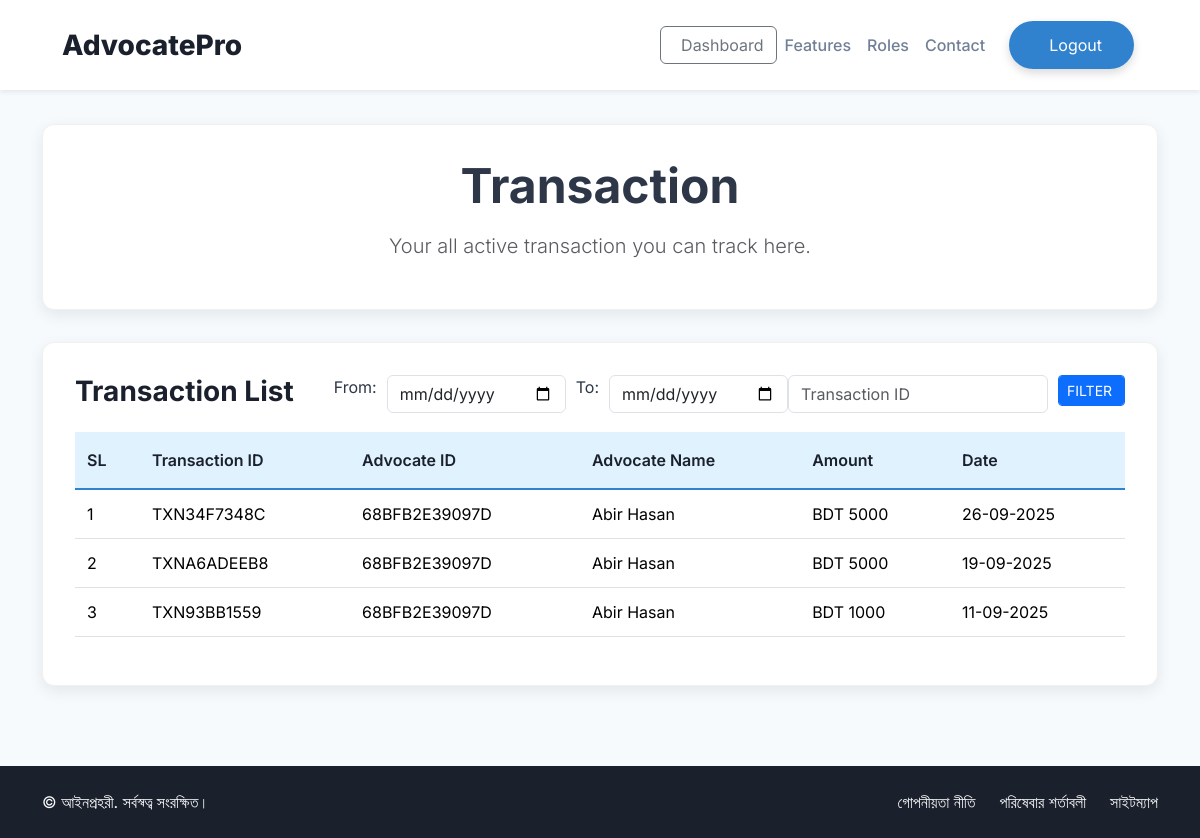
The app's page /citizen/citizen_transaction.php (signed in) with its own data.
### tables this page shows
CREATE TABLE `transaction` (
  `id` int NOT NULL,
  `client_id` int NOT NULL,
  `advocate_id` int NOT NULL,
  `paid_fees` int NOT NULL,
  `transaction_code` varchar(255) NOT NULL,
  `date` varchar(255) NOT NULL
);

CREATE TABLE `users` (
  `id` int NOT NULL,
  `unique_code` varchar(1000) NOT NULL,
  `name` varchar(500) NOT NULL,
  `email` varchar(255) NOT NULL,
  `phone` varchar(255) NOT NULL,
  `password` varchar(255) NOT NULL,
  `role` varchar(255) NOT NULL
);

### citizen/citizen_transaction.php (the view, shortened to what this page needs)
<!DOCTYPE html>
<html lang="en">
<head>
    <link href="https://cdn.jsdelivr.net/npm/bootstrap@5.3.3/dist/css/bootstrap.min.css" rel="stylesheet">
</head>
<body>
<?php include 'operation/navbar.php'; ?>
<section class="page-container">
    <div class="container">
        <div class="content-card text-center">
            <h1 class="display-5 fw-bold mb-3" id="page-heading">Transaction</h1>
            <p class="lead text-muted" id="page-tagline">Your all active transaction you can track here.</p>
        </div>
        <div class="content-card">
            <div class="d-flex justify-content-between">
                <div>
                    <h3 class="section-header" id="cases-table-heading">Transaction List</h3>
                </div>
                <div>
                    <form action="<?php $_SERVER['PHP_SELF']; ?>" method="post" >
                        <div class="d-flex">
                            <label>From: </label>
                            <div class="mb-3">
                                <input style="margin-left: 10px;" type="date" class="form-control" name="fdate">
                            </div>
                            <label style="margin-left: 20px;">To: </label>
                            <div class="mb-3">
                                <input style="margin-left: 10px;" type="date" class="form-control" name="tdate">
                            </div>
                            <div class="input-group mb-3" style="margin-left: 10px;">
                                <input type="text" class="form-control" placeholder="Transaction ID"  aria-describedby="basic-addon1" name="ftrans_id">
                            </div>
                            <div style="margin-left: 10px;" class="mb-3">
                                <input  type="submit" class="form-control btn btn-sm btn-primary" name="fsubmit" value="FILTER ">
                            </div>
                        </div>
                    </form>
                </div>
            </div>
            <div class="table-responsive">
                <table class="table table-hover align-middle">
                    <thead>
                    <tr>
                        <th scope="col" id="col-case-id">SL</th>
                        <th scope="col" id="col-case-name">Transaction ID</th>
                        <th scope="col" id="col-client-name">Advocate ID</th>
                        <th scope="col" id="col-case-status">Advocate Name</th>
                        <th scope="col" id="col-next-date">Amount</th>
                        <th scope="col" id="col-billed-amount">Date</th>
                    </tr>
                    </thead>
                    <?php
                    if (isset($_POST['fsubmit'])) {
                        include '../configuration/config.php';
                        $fdate = date('d-m-Y', strtotime($_POST['fdate']));
                        $tdate = date('d-m-Y', strtotime($_POST['tdate']));
                        $trans_id = $_POST['ftrans_id'];
                        $sql = "SELECT * FROM transaction LEFT JOIN users ON transaction.advocate_id=users.id WHERE transaction.client_id={$_SESSION['id']}
          AND ((date >='$fdate' AND date<='$tdate') OR transaction_code = '$trans_id')";
                        ?>
                        <tbody id="cases-table-body">
                        <?php
                        $res = mysqli_query($conn, $sql) or die(mysqli_error($conn));
                        if (mysqli_num_rows($res) > 0) {
                            $count =1;
                            while ($row = mysqli_fetch_assoc($res)) {
                                ?>
                                <tr>
                                    <td><?php echo $count;?></td>
                                    <td><?php echo $row['transaction_code'];?></td>
                                    <td><?php echo $row['unique_code'];?></td>
                                    <td><?php echo $row['name'];?></td>
                                    <td><?php echo "BDT ".$row['paid_fees'];?></td>
                                    <td><?php echo $row['date'];?></td>
                                </tr>
                                <?php
                                $count +=1;
                            }
                        }else{
                            echo '<tr style="text-align: center;font-weight: bolder;color:red;">No data found yet ! </tr>';
                        }
                        ?>
                        </tbody>
                        <?php
                    }else{
                        ?>
                        <tbody id="cases-table-body">
                        <?php
                        include '../configuration/config.php';
                        $sql = "SELECT * FROM transaction LEFT JOIN users ON transaction.advocate_id=users.id WHERE transaction.client_id={$_SESSION['id']} ORDER BY transaction.id DESC";
                        $res = mysqli_query($conn, $sql) or die(mysqli_error($conn));
                        if (mysqli_num_rows($res) > 0) {
                            $count =1;
                            while ($row = mysqli_fetch_assoc($res)) {
                                ?>
                                <tr>
                                    <td><?php echo $count;?></td>
                                    <td><?php echo $row['transaction_code'];?></td>
                                    <td><?php echo $row['unique_code'];?></td>
                                    <td><?php echo $row['name'];?></td>
                                    <td><?php echo "BDT ".$row['paid_fees'];?></td>
                                    <td><?php echo $row['date'];?></td>
                                </tr>
                                <?php
                                $count +=1;
                            }
                        }else{
                            echo '<tr style="text-align: center;font-weight: bolder;color:red;">No data found yet ! </tr>';
                        }
                        ?>
                        </tbody>
                    <?php }?>
                </table>
            </div>
        </div>
    </div>
</section>
<footer class="bg-gray-900-custom text-light py-4">
    <div class="container text-center text-md-start d-md-flex justify-content-between align-items-center">
        <div class="mb-3 mb-md-0">
            <p class="mb-0" id="footer-copyright">&copy; <span id="current-year"></span> আইনপ্রহরী. সর্বস্বত্ব সংরক্ষিত।</p>
        </div>
        <div class="d-flex justify-content-center gap-4">
            <a href="#" class="text-light text-decoration-none hover-white" id="footer-privacy">গোপনীয়তা নীতি</a>
            <a href="#" class="text-light text-decoration-none hover-white" id="footer-terms">পরিষেবার শর্তাবলী</a>
            <a href="#" class="text-light text-decoration-none hover-white" id="footer-sitemap">সাইটম্যাপ</a>
        </div>
    </div>
</footer>
</body>
</html>

### citizen/citizen_transaction.php (style rules this page uses)
:root { --primary-blue: #1a202c; --secondary-blue: #2c5282; --accent-blue: #3182ce; --light-blue: #ebf8ff; --lighter-blue: #e0f2fe; --text-dark: #2d3748; --text-medium: #4a5568; --text-light: #718096; --bg-light: #f7fafc; --bg-white: #ffffff; --bg-dark: #1a202c; }
body { font-family: 'Inter', sans-serif; background-color: var(--bg-light); color: var(--text-dark); padding-top: 76px; overflow-x: hidden; }
.page-container { padding: 3rem 0; background-color: var(--bg-light); }
.content-card { background-color: var(--bg-white); padding: 2rem; border-radius: 0.75rem; box-shadow: 0 5px 15px rgba(0, 0, 0, 0.08); border: 1px solid #f0f0f0; margin-bottom: 2rem; }
.section-header { color: var(--primary-blue); font-weight: 700; margin-bottom: 1.5rem; }
.table-responsive { overflow-x: auto; -webkit-overflow-scrolling: touch; }
.table { min-width: 900px; }
.table thead th { background-color: var(--lighter-blue); color: var(--primary-blue); font-weight: 600; border-bottom: 2px solid var(--accent-blue); padding: 1rem 0.75rem; }
.table tbody tr { transition: background-color 0.2s ease; }
.table tbody td { vertical-align: middle; padding: 0.75rem; border-top: 1px solid #e2e8f0; }
.bg-gray-900-custom { background-color: var(--bg-dark); }
footer a { transition: color 0.3s ease; }

### records on screen
transaction: transaction_code "TXN34F7348C", users.unique_code "68BFB2E39097D", users.name "Abir Hasan", paid_fees "5000", date "26-09-2025"
transaction: transaction_code "TXNA6ADEEB8", users.unique_code "68BFB2E39097D", users.name "Abir Hasan", paid_fees "5000", date "19-09-2025"
transaction: transaction_code "TXN93BB1559", users.unique_code "68BFB2E39097D", users.name "Abir Hasan", paid_fees "1000", date "11-09-2025"
